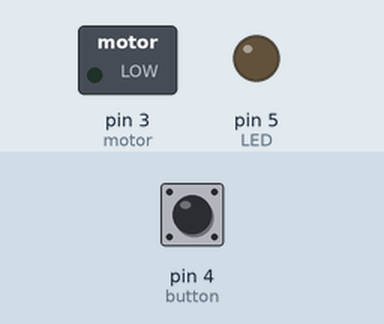
Bench run of a sketch on a simulated Arduino Uno, built with avr-gcc and run on an emulated ATmega328P. Parts: switched loads named in the sketch (green lamp = pin HIGH), output pins drawn as LEDs (lit = HIGH). The inputs (shaded band) are chosen by the test bench; at power-on: pin 4 (button) LOW.

Above: at 1.2 s.
1.3 s: pin 4 (button) pulled HIGH for 0.15 s
At 1.37 s:
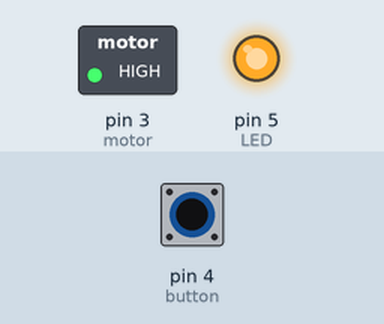
2.9 s: pin 4 (button) pulled HIGH for 3.2 s
At 6.7 s:
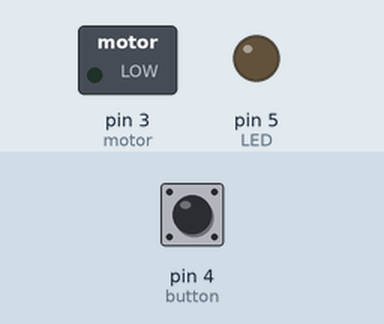
Timing chart, 0 to 8.2 s (numbered marks = the images above; inputs shaded):
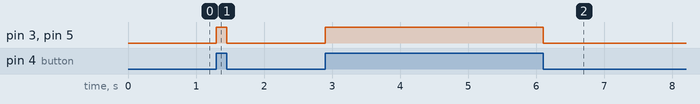

Measured:
- after the input at 1.3 s, pin 3 (motor), pin 5 (LED): LOW → HIGH at once, → LOW 0.15 s later
- after the input at 2.9 s, pin 3 (motor), pin 5 (LED): LOW → HIGH at once, → LOW 3.2 s later

The sketch:

MotorDriver.ino
```cpp
// C++ code
//


int LED = 5;
int button=4;
int motor = 3;
void setup()
{
  pinMode(button, INPUT);
  pinMode(LED, OUTPUT);
  pinMode(motor, OUTPUT);
}

void loop()
{

  if(digitalRead(button)== HIGH)
  {
    	digitalWrite(LED, HIGH);
    	digitalWrite(motor, HIGH);
  }

  else
  	{
  		digitalWrite(LED, LOW);
    	digitalWrite(motor, LOW);
  		//delay(1000); // Wait for 1000 millisecond(s)
  	}
 }
```
